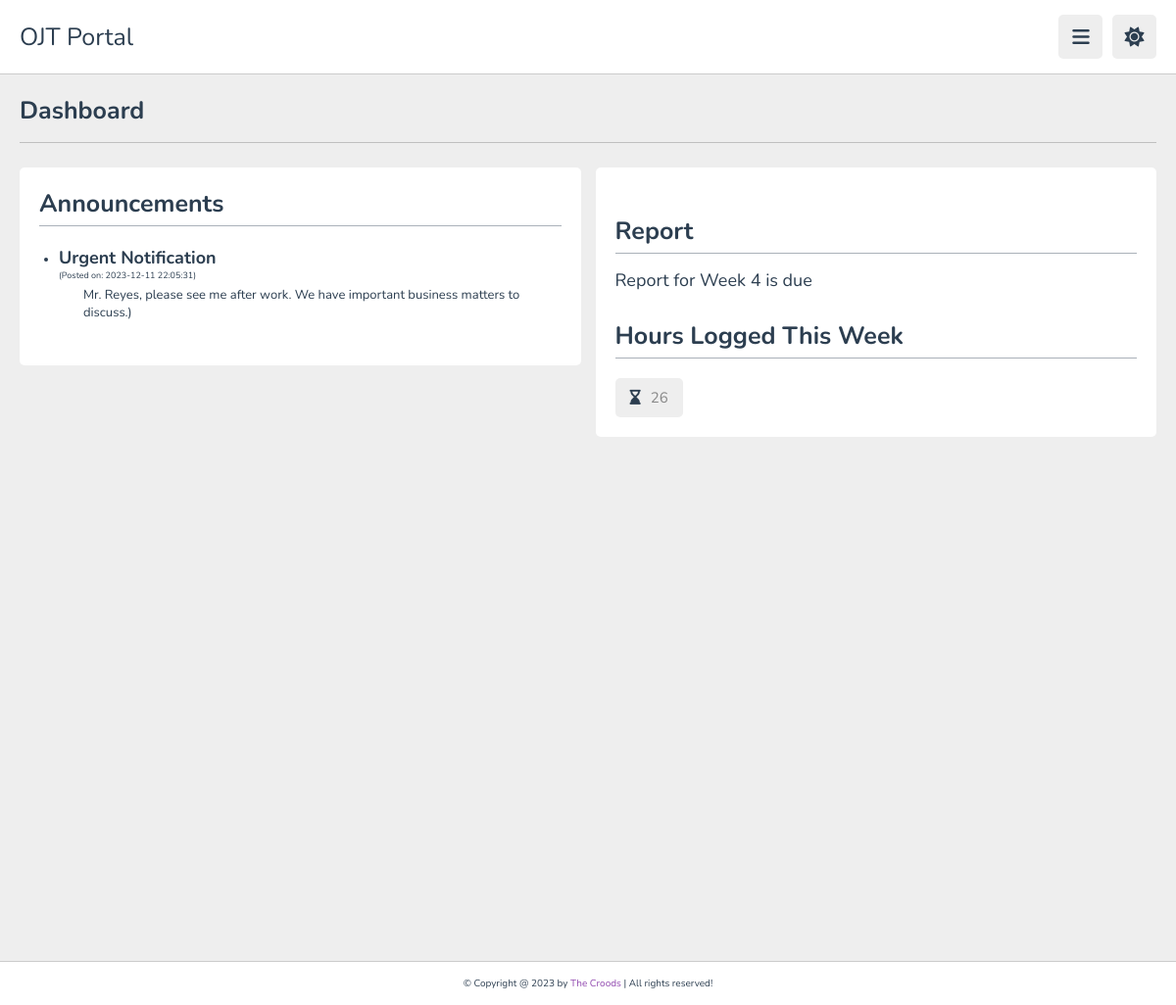
Screenshot of /student/index.php (signed in) with the database file from the repository.
### tables this page shows
CREATE TABLE IF NOT EXISTS `announcements` (
  `announcementId` int NOT NULL AUTO_INCREMENT,
  `teacherId` int NOT NULL,
  `title` varchar(255) NOT NULL,
  `message` text NOT NULL,
  `datePosted` datetime NOT NULL DEFAULT CURRENT_TIMESTAMP,
  PRIMARY KEY (`announcementId`),
  KEY `announcements_advisorId` (`teacherId`)
);

CREATE TABLE IF NOT EXISTS `reports` (
  `reportId` int NOT NULL AUTO_INCREMENT,
  `studentId` int NOT NULL,
  `weekNum` int NOT NULL,
  `hoursWorked` int NOT NULL,
  `demerit` int DEFAULT NULL,
  `reportFile` varchar(255) NOT NULL,
  `submittedAt` timestamp NOT NULL DEFAULT CURRENT_TIMESTAMP,
  `comment` text NOT NULL,
  `status` tinyint(1) NOT NULL DEFAULT '0',
  PRIMARY KEY (`reportId`),
  KEY `userId_reports` (`studentId`),
  KEY `report_status` (`status`)
);

### student/index.php (the view, shortened to what this page needs)
<?php
   require("../database/database.php");
   $currentWeekNum = 1;
   $userId = $_SESSION['userID'];
    $hoursQuery = $db->prepare("SELECT hoursWorked FROM reports WHERE studentId =
    (SELECT studentId FROM student WHERE userId = ?) AND weekNum = ?");
    $hoursQuery->bind_param("ii", $userId, $currentWeekNum);
    $hoursQuery->execute();
    $hoursResult = $hoursQuery->get_result();
    if ($hoursResult->num_rows > 0) {
        $hoursRow = $hoursResult->fetch_assoc();
        $hoursWorked = $hoursRow['hoursWorked'];
    } else {
        $hoursWorked = "No data found";
    }
   $announcementsQuery = $db->prepare("SELECT a.title, a.message, a.datePosted
   FROM announcements AS a
   JOIN teacher AS tea ON a.teacherId = tea.teacherId
   JOIN internship AS i ON tea.teacherId = i.teacherId
   JOIN student AS s ON i.studentId = s.studentId
   WHERE s.userId = ?
   ORDER BY a.datePosted DESC
   ");
   $announcementsQuery->bind_param("i", $userId);
   $announcementsQuery->execute();
   $announcementsResult = $announcementsQuery->get_result();
   $internshipQuery = $db->prepare("SELECT dateStarted FROM internship WHERE studentId = (SELECT studentId FROM student WHERE userId = ?)");
   $internshipQuery->bind_param("i", $userId);
   $internshipQuery->execute();
   $internshipResult = $internshipQuery->get_result();
   if ($internshipResult->num_rows > 0) {
       $internshipRow = $internshipResult->fetch_assoc();
      $currentDate = new DateTime();
      $dateStarted = new DateTime($internshipRow['dateStarted']);
      $interval = $dateStarted->diff($currentDate);
      $totalWeeksSinceStart = floor($interval->days / 7) + 1;
      $dueReports = [];
      for ($week = 1; $week <= $totalWeeksSinceStart; $week++) {
         $reportCheckQuery = $db->prepare("SELECT reportId FROM reports WHERE studentId = (SELECT studentId FROM student WHERE userId = ?) AND weekNum = ?");
         $reportCheckQuery->bind_param("ii", $userId, $week);
         $reportCheckQuery->execute();
         $reportCheckResult = $reportCheckQuery->get_result();
         if ($reportCheckResult->num_rows === 0) {
               $dueReports[] = $week;
         }
      }
   }
?>
<!DOCTYPE html>
<html lang="en">
<head>
   <link rel="stylesheet" href="https://cdnjs.cloudflare.com/ajax/libs/font-awesome/6.1.2/css/all.min.css">
   <link rel="stylesheet" href="../public/css/style.css">
</head>
<body>
<header class="header">
   <section class="flex">
      <a href="index.php" class="logo">OJT Portal</a>
      <div class="icons">
         <div id="menu-btn" class="fas fa-bars"></div>
         <div id="toggle-btn" class="fas fa-sun"></div>
      </div>
   </section>
</header>
<section class="home-grid">
   <h1 class="heading">Dashboard</h1>
   <div class="box-container">
      <div class="rectangle">
         <h3 class="title">Announcements</h3>
         <hr class="hrule">
         <?php
         if ($announcementsResult->num_rows > 0) {
            echo "<div class='box'><ul>";
            while($row = $announcementsResult->fetch_assoc()) {
               echo "<li><strong class='requirements'>" . htmlspecialchars($row['title']) . "</strong> <p>(Posted on: " . htmlspecialchars($row['datePosted']) . ")</p>" . " <p id='message'>" . htmlspecialchars($row['message']) . ")</p></li>";
            }
            echo "</ul></div>";
         } else {
            echo "<div class='box'><p class='requirements'>No announcements found.</p></div>";
         }
         ?>
      </div>
      <div class="box">
         <?php if (!empty($dueReports)): ?>
         <br>
         <br>
         <h3 class="title">Report</h3>
         <hr class="hrule">
            <?php foreach ($dueReports as $dueWeek): ?>
               <p class="requirements"><span>Report for Week <?php echo $dueWeek; ?> is due</span></p>
            <?php endforeach; ?>
         <?php endif; ?>
         <br>
         <br>
         <h3 class="title">Hours Logged This Week</h3>
         <hr class="hrule">
         <div class="flex">
         <a href="#"><i class="fa-solid fa-hourglass-end"></i><span><?php echo $hoursWorked; ?></span></a>
         </div>
      </div>
   </div>
</section>
<footer class="footer">
   &copy; Copyright @ 2023 by <span>The Croods</span> | All rights reserved!
</footer>
</body>
</html>

### public/css/style.css (style rules this page uses)
:root { --main-color:#8e44ad; --red:#e74c3c; --orange:#f39c12; --light-color:#888; --light-bg:#eee; --black:#2c3e50; --white:#fff; --border:.1rem solid rgba(0,0,0,.2); }
* { font-family: 'Nunito', sans-serif; margin:0; padding:0; box-sizing: border-box; outline: none; border:none; text-decoration: none; }
html { font-size: 62.5%; overflow-x: hidden; }
body { background-color: var(--light-bg); padding-left: 30rem; }
section { padding:2rem; margin: 0 auto; max-width: 1200px; }
.heading { font-size: 2.5rem; color:var(--black); margin-bottom: 2.5rem; border-bottom: var(--border); padding-bottom: 1.5rem; text-transform: capitalize; }
.header { position: sticky; top:0; left:0; right: 0; background-color: var(--white); z-index: 1000; border-bottom: var(--border); }
.header .flex { display: flex; align-items: center; justify-content: space-between; position: relative; padding: 1.5rem 2rem; }
.header .flex .logo { font-size: 2.5rem; color: var(--black); }
.header .flex .icons div { font-size: 2rem; color:var(--black); background-color: var(--light-bg); border-radius: .5rem; height: 4.5rem; width: 4.5rem; line-height: 4.5rem; cursor: pointer; text-align: center; margin-left: .7rem; }
.home-grid .box-container { display: grid; grid-template-columns: repeat(auto-fit, minmax(30rem, 1fr)); gap: 1.5rem; justify-content: center; align-items: flex-start; }
.home-grid .box-container .box { background-color: var(--white); border-radius: .5rem; padding:2rem; }
.home-grid .box-container .box .title { font-size: 2.5rem; color: var(--black); text-transform: capitalize; }
.home-grid .box-container .box .flex { display: flex; flex-wrap: wrap; gap: 1.5rem; margin-top: 2rem; }
.home-grid .box-container .rectangle { background-color: var(--white); border-radius: .5rem; padding: 2rem; width: 60rem; height: 46; max-width: 100%; }
.home-grid .box-container .rectangle .title { font-size: 2.5rem; color: var(--black); text-transform: capitalize; }
.home-grid .box-container .flex a { background-color: var(--light-bg); border-radius: .5rem; padding: 1rem 1.5rem; font-size: 1.5rem; }
.home-grid .box-container .flex a i { margin-right: 1rem; color:var(--black); }
.home-grid .box-container .flex a span { color:var(--light-color); }
.home-grid .box-container .requirements { color:var(--black); font-size: large; margin-top: 1.5rem; }
.home-grid .box-container .rectangle .box li { color:var(--black); font-size: small; }
.home-grid .box-container .rectangle .box p { color:var(--black); font-size: xx-small; margin-bottom: 5px; }
.hrule { background-color: var(--black); height: 1px; opacity: 40%; margin-top: 5px; }
#message { color:var(--black); font-size: small; margin-left: 25px; }
a { text-decoration: none; color: var(--orange); }
.footer { background-color: var(--white); border-top: var(--border); position: fixed; bottom: 0; left: 0; right: 0; text-align: center; font-size: 1rem; padding:1.5rem 1rem; color:var(--black); margin-top: 1rem; z-index: 1000; }
.footer span { color:var(--main-color); }
section.home-grid { min-height: 900px; height: 950px; }
@media (max-width:1200px) { body { padding-left: 0; } }

### rows the page displays
announcements: title "Urgent Notification", datePosted "2023-12-11 22:05:31", message "Mr. Reyes, please see me after work. We have important business matters to discuss."
reports: hoursWorked "26"

### other values shown
$dueWeek "4"
